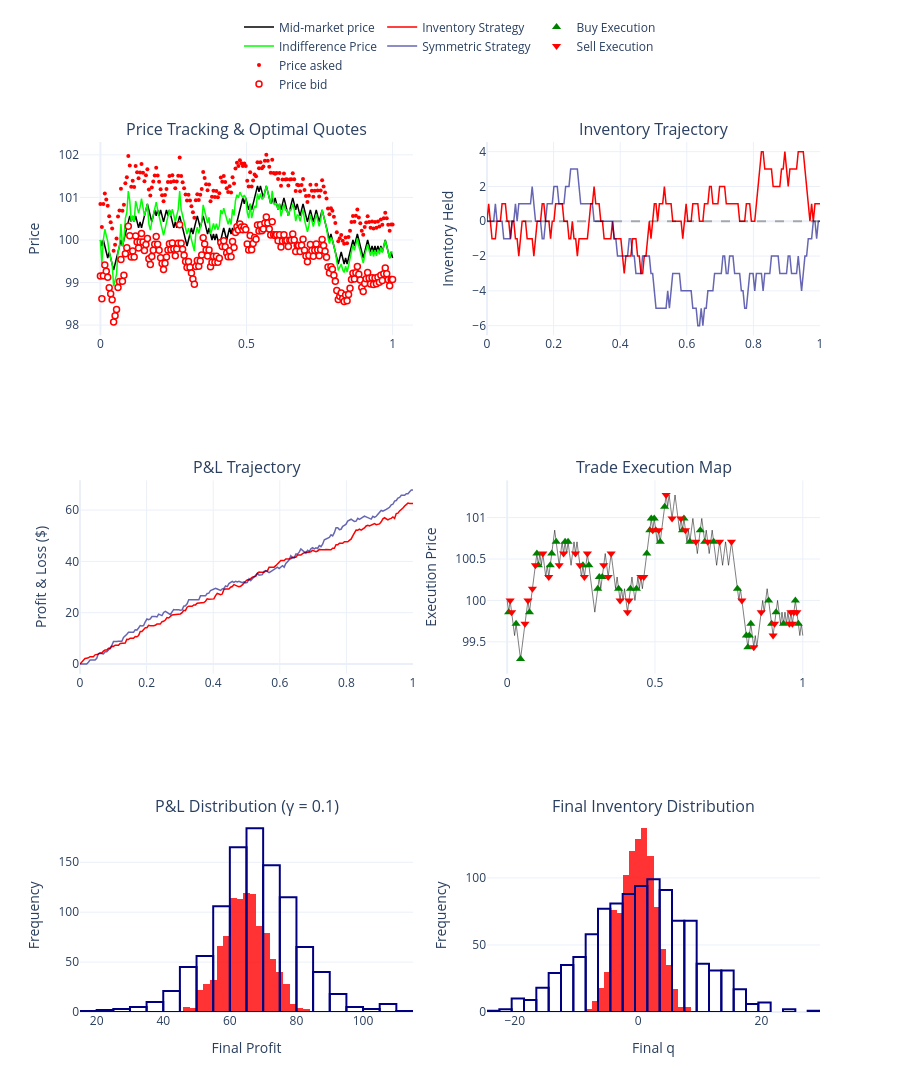

This figure's notebook cell:
### Markdown cell above
## Part 2: Running the Monte Carlo & Generating Visualizations
This block runs both strategies 1,000 times, computes the performance metrics required (Profit, Std Dev, Final $q$), and generates the visualizations.

### Code cell
def run_monte_carlo(ask_mult=1.0, bid_mult=1.0, jumps=False, gamma_val=0.1):
    results = {"inventory": {"pnl": [], "final_q": []}, 
               "symmetric": {"pnl": [], "final_q": []}}
    
    sample_paths = {}
    
    for strat in ["inventory", "symmetric"]:
        for i in range(simulations):
            t, S, q, X, PnL, r_t, p_a_t, p_b_t = simulate_market_maker(
                strategy=strat, ask_multiplier=ask_mult, bid_multiplier=bid_mult, jump_diffusion=jumps, gamma=gamma_val
            )
            results[strat]["pnl"].append(PnL[-1])
            results[strat]["final_q"].append(q[-1])
            
            if i == 0:
                sample_paths[strat] = (t, S, q, PnL, r_t, p_a_t, p_b_t)
                
    # Calculate Risk Metrics
    metrics = []
    for strat in ["inventory", "symmetric"]:
        pnl_array = np.array(results[strat]["pnl"])
        q_array = np.array(results[strat]["final_q"])
        
        metrics.append({
            "Strategy": strat.capitalize(),
            "Mean Profit": np.mean(pnl_array),
            "Std Dev (Profit)": np.std(pnl_array),
            "Mean Final q": np.mean(q_array),
            "Std Dev (Final q)": np.std(q_array),
            "Sharpe Ratio": np.mean(pnl_array) / np.std(pnl_array) if np.std(pnl_array) > 0 else 0
        })
        
    df_metrics = pd.DataFrame(metrics)
    
    # Style, format to 3 decimals, and center the HTML table
    styled_df = df_metrics.style.format(precision=3) \
        .set_table_attributes('style="margin-left: auto; margin-right: auto; width: 80%;"') \
        .set_properties(**{'text-align': 'center'}) \
        .hide(axis='index')
    
    display(HTML("<h3 style='text-align: center;'>Performance Metrics</h3>"))
    display(HTML(styled_df.to_html()))
    
    # --- Visualizations (Plotly 6-Panel Layout) ---
    t, S, q, PnL, r_t, p_a_t, p_b_t = sample_paths["inventory"]
    
    fig = make_subplots(
        rows=3, cols=2, 
        subplot_titles=(
            "Price Tracking & Optimal Quotes", 
            "Inventory Trajectory", 
            "P&L Trajectory", 
            "Trade Execution Map", 
            f"P&L Distribution (\u03B3 = {gamma_val})", 
            "Final Inventory Distribution"
        )
    )

    # Clean Hover Templates (Name in Bold, 3 decimal places, no side-box)
    hover_price = '<b>%{data.name}</b><br>Time: %{x:.3f}<br>Price: %{y:.3f}<extra></extra>'
    hover_inv   = '<b>%{data.name}</b><br>Time: %{x:.3f}<br>Inventory: %{y:.3f}<extra></extra>'
    hover_pnl   = '<b>%{data.name}</b><br>Time: %{x:.3f}<br>P&L: $%{y:.3f}<extra></extra>'
    hover_dist  = '<b>%{data.name}</b><br>P&L: %{x:.3f}<br>Count: %{y}<extra></extra>'
    hover_distq = '<b>%{data.name}</b><br>Final Q: %{x:.3f}<br>Count: %{y}<extra></extra>'

    # 1. Price Tracking (Row 1, Col 1)
    fig.add_trace(go.Scatter(x=t, y=S, mode='lines', name='Mid-market price', line=dict(color='black', width=1.5), hovertemplate=hover_price, legendgroup="price"), row=1, col=1)
    fig.add_trace(go.Scatter(x=t, y=r_t, mode='lines', name='Indifference Price', line=dict(color='lime', width=1.5), hovertemplate=hover_price, legendgroup="price"), row=1, col=1)
    fig.add_trace(go.Scatter(x=t, y=p_a_t, mode='markers', name='Price asked', marker=dict(color='red', size=4), hovertemplate=hover_price, legendgroup="price"), row=1, col=1)
    fig.add_trace(go.Scatter(x=t, y=p_b_t, mode='markers', name='Price bid', marker=dict(color='white', line=dict(color='red', width=1.5), size=6), hovertemplate=hover_price, legendgroup="price"), row=1, col=1)

    # 2. Inventory Trajectory (Row 1, Col 2)
    fig.add_trace(go.Scatter(x=t, y=q, mode='lines', name='Inventory Strategy', line=dict(color='red', width=1.5), hovertemplate=hover_inv, legendgroup="inv"), row=1, col=2)
    fig.add_trace(go.Scatter(x=t, y=sample_paths["symmetric"][2], mode='lines', name='Symmetric Strategy', line=dict(color='navy', width=1.5), opacity=0.6, hovertemplate=hover_inv, legendgroup="inv"), row=1, col=2)
    fig.add_hline(y=0, line_dash="dash", line_color="black", opacity=0.3, row=1, col=2)

    # 3. P&L Trajectory (Row 2, Col 1)
    fig.add_trace(go.Scatter(x=t, y=PnL, mode='lines', name='Inventory Strategy P&L', line=dict(color='red', width=1.5), hovertemplate=hover_pnl, legendgroup="pnl", showlegend=False), row=2, col=1)
    fig.add_trace(go.Scatter(x=t, y=sample_paths["symmetric"][3], mode='lines', name='Symmetric Strategy P&L', line=dict(color='navy', width=1.5), opacity=0.6, hovertemplate=hover_pnl, legendgroup="pnl", showlegend=False), row=2, col=1)

    # 4. Trade Execution Map (Row 2, Col 2)
    buy_idx = np.where(np.diff(q) > 0)[0] + 1
    sell_idx = np.where(np.diff(q) < 0)[0] + 1
    
    fig.add_trace(go.Scatter(x=t, y=S, mode='lines', name='Mid-Price', line=dict(color='black', width=1.0), opacity=0.5, hovertemplate=hover_price, legendgroup="exec", showlegend=False), row=2, col=2)
    fig.add_trace(go.Scatter(x=t[buy_idx], y=S[buy_idx], mode='markers', name='Buy Execution', marker=dict(symbol='triangle-up', color='green', size=8), hovertemplate=hover_price, legendgroup="exec"), row=2, col=2)
    fig.add_trace(go.Scatter(x=t[sell_idx], y=S[sell_idx], mode='markers', name='Sell Execution', marker=dict(symbol='triangle-down', color='red', size=8), hovertemplate=hover_price, legendgroup="exec"), row=2, col=2)

    # 5. P&L Histogram (Row 3, Col 1)
    fig.add_trace(go.Histogram(x=results["inventory"]["pnl"], nbinsx=30, name='Inventory Strategy', marker_color='red', opacity=0.8, hovertemplate=hover_dist, legendgroup="dist", showlegend=False), row=3, col=1)
    fig.add_trace(go.Histogram(x=results["symmetric"]["pnl"], nbinsx=30, name='Symmetric Strategy', marker=dict(color='rgba(0,0,0,0)', line=dict(color='navy', width=2)), hovertemplate=hover_dist, legendgroup="dist", showlegend=False), row=3, col=1)

    # 6. Final Inventory Histogram (Row 3, Col 2)
    fig.add_trace(go.Histogram(x=results["inventory"]["final_q"], nbinsx=30, name='Inventory Strategy', marker_color='red', opacity=0.8, hovertemplate=hover_distq, legendgroup="dist_q", showlegend=False), row=3, col=2)
    fig.add_trace(go.Histogram(x=results["symmetric"]["final_q"], nbinsx=30, name='Symmetric Strategy', marker=dict(color='rgba(0,0,0,0)', line=dict(color='navy', width=2)), hovertemplate=hover_distq, legendgroup="dist_q", showlegend=False), row=3, col=2)

    # Update global layout
    fig.update_layout(
        height=1200, 
        autosize=True,
        template="plotly_white",
        barmode='overlay', 
        hovermode="closest",
        legend=dict(
            orientation="h",
            yanchor="bottom",
            y=1.05,
            xanchor="center",
            x=0.5
        )
    )

    # Add axis titles
    fig.update_yaxes(title_text="Price", row=1, col=1)
    fig.update_yaxes(title_text="Inventory Held", row=1, col=2)
    fig.update_yaxes(title_text="Profit & Loss ($)", row=2, col=1)
    fig.update_yaxes(title_text="Execution Price", row=2, col=2)
    fig.update_xaxes(title_text="Final Profit", row=3, col=1)
    fig.update_yaxes(title_text="Frequency", row=3, col=1)
    fig.update_xaxes(title_text="Final q", row=3, col=2)
    fig.update_yaxes(title_text="Frequency", row=3, col=2)

    fig.show()

# Execute the plot
run_monte_carlo(gamma_val=0.1)

### Figure 1 — Plotly figure (JSON) as saved in the notebook; plotly's stock layout.template omitted (floating-point values rounded to 4 significant figures; data arrays with more than 128 entries replaced by an {"elided": "..."} marker saying what was removed)
{"data": [{"hovertemplate": "<b>%{data.name}</b><br>Time: %{x:.3f}<br>Price: %{y:.3f}<extra></extra>", "legendgroup": "price", "line": {"color": "black", "width": 1.5}, "mode": "lines", "name": "Mid-market price", "type": "scatter", "x": {"elided": "200 float values"}, "xaxis": "x", "y": {"elided": "200 float values"}, "yaxis": "y"}, {"hovertemplate": "<b>%{data.name}</b><br>Time: %{x:.3f}<br>Price: %{y:.3f}<extra></extra>", "legendgroup": "price", "line": {"color": "lime", "width": 1.5}, "mode": "lines", "name": "Indifference Price", "type": "scatter", "x": {"elided": "200 float values"}, "xaxis": "x", "y": {"elided": "200 float values"}, "yaxis": "y"}, {"hovertemplate": "<b>%{data.name}</b><br>Time: %{x:.3f}<br>Price: %{y:.3f}<extra></extra>", "legendgroup": "price", "marker": {"color": "red", "size": 4}, "mode": "markers", "name": "Price asked", "type": "scatter", "x": {"elided": "200 float values"}, "xaxis": "x", "y": {"elided": "200 float values"}, "yaxis": "y"}, {"hovertemplate": "<b>%{data.name}</b><br>Time: %{x:.3f}<br>Price: %{y:.3f}<extra></extra>", "legendgroup": "price", "marker": {"color": "white", "line": {"color": "red", "width": 1.5}, "size": 6}, "mode": "markers", "name": "Price bid", "type": "scatter", "x": {"elided": "200 float values"}, "xaxis": "x", "y": {"elided": "200 float values"}, "yaxis": "y"}, {"hovertemplate": "<b>%{data.name}</b><br>Time: %{x:.3f}<br>Inventory: %{y:.3f}<extra></extra>", "legendgroup": "inv", "line": {"color": "red", "width": 1.5}, "mode": "lines", "name": "Inventory Strategy", "type": "scatter", "x": {"elided": "200 float values"}, "xaxis": "x2", "y": {"elided": "200 float values"}, "yaxis": "y2"}, {"hovertemplate": "<b>%{data.name}</b><br>Time: %{x:.3f}<br>Inventory: %{y:.3f}<extra></extra>", "legendgroup": "inv", "line": {"color": "navy", "width": 1.5}, "mode": "lines", "name": "Symmetric Strategy", "opacity": 0.6, "type": "scatter", "x": {"elided": "200 float values"}, "xaxis": "x2", "y": {"elided": "200 float values"}, "yaxis": "y2"}, {"hovertemplate": "<b>%{data.name}</b><br>Time: %{x:.3f}<br>P&L: $%{y:.3f}<extra></extra>", "legendgroup": "pnl", "line": {"color": "red", "width": 1.5}, "mode": "lines", "name": "Inventory Strategy P&L", "showlegend": false, "type": "scatter", "x": {"elided": "200 float values"}, "xaxis": "x3", "y": {"elided": "200 float values"}, "yaxis": "y3"}, {"hovertemplate": "<b>%{data.name}</b><br>Time: %{x:.3f}<br>P&L: $%{y:.3f}<extra></extra>", "legendgroup": "pnl", "line": {"color": "navy", "width": 1.5}, "mode": "lines", "name": "Symmetric Strategy P&L", "opacity": 0.6, "showlegend": false, "type": "scatter", "x": {"elided": "200 float values"}, "xaxis": "x3", "y": {"elided": "200 float values"}, "yaxis": "y3"}, {"hovertemplate": "<b>%{data.name}</b><br>Time: %{x:.3f}<br>Price: %{y:.3f}<extra></extra>", "legendgroup": "exec", "line": {"color": "black", "width": 1}, "mode": "lines", "name": "Mid-Price", "opacity": 0.5, "showlegend": false, "type": "scatter", "x": {"elided": "200 float values"}, "xaxis": "x4", "y": {"elided": "200 float values"}, "yaxis": "y4"}, {"hovertemplate": "<b>%{data.name}</b><br>Time: %{x:.3f}<br>Price: %{y:.3f}<extra></extra>", "legendgroup": "exec", "marker": {"color": "green", "size": 8, "symbol": "triangle-up"}, "mode": "markers", "name": "Buy Execution", "type": "scatter", "x": [0.005025, 0.03015, 0.04523, 0.07538, 0.1005, 0.1055, 0.1457, 0.1508, 0.1658, 0.196, 0.206, 0.2563, 0.2764, 0.3065, 0.3116, 0.3216, 0.3769, 0.4171, 0.4372, 0.4724, 0.4824, 0.4874, 0.4975, 0.5025, 0.5176, 0.5327, 0.593, 0.598, 0.6181, 0.6533, 0.6683, 0.6985, 0.7789, 0.809, 0.8141, 0.8191, 0.8241, 0.8844, 0.8945, 0.9095, 0.9347, 0.9749, 0.9849], "xaxis": "x4", "y": [99.86, 99.72, 99.29, 99.86, 100.6, 100.4, 100.4, 100.6, 100.7, 100.7, 100.7, 100.4, 100.4, 100.1, 100.3, 100.3, 100.1, 100.1, 100.1, 100.6, 100.8, 101.0, 101.0, 100.8, 100.7, 101.1, 100.8, 101.0, 100.7, 100.8, 100.7, 100.7, 100.1, 99.58, 99.43, 99.58, 99.72, 100.0, 99.72, 99.86, 99.72, 100.0, 99.72], "yaxis": "y4"}, {"hovertemplate": "<b>%{data.name}</b><br>Time: %{x:.3f}<br>Price: %{y:.3f}<extra></extra>", "legendgroup": "exec", "marker": {"color": "red", "size": 8, "symbol": "triangle-down"}, "mode": "markers", "name": "Sell Execution", "type": "scatter", "x": [0.01005, 0.01508, 0.0603, 0.07035, 0.08543, 0.09548, 0.1206, 0.1407, 0.1759, 0.191, 0.2312, 0.2462, 0.2613, 0.2714, 0.3266, 0.3417, 0.3518, 0.3819, 0.407, 0.4121, 0.4523, 0.4623, 0.4925, 0.5126, 0.5377, 0.5578, 0.5879, 0.603, 0.6382, 0.6784, 0.7186, 0.7588, 0.794, 0.8342, 0.8593, 0.8995, 0.9045, 0.9548, 0.9598, 0.9648, 0.9698, 0.9799], "xaxis": "x4", "y": [100.0, 99.86, 99.72, 100.0, 100.1, 100.4, 100.6, 100.3, 100.4, 100.6, 100.6, 100.4, 100.3, 100.6, 100.4, 100.3, 100.6, 100.0, 99.86, 100.0, 100.3, 100.3, 100.8, 100.8, 101.3, 101.0, 101.0, 100.8, 100.7, 100.7, 100.7, 100.7, 100.0, 99.43, 99.86, 99.58, 99.72, 99.72, 99.86, 99.72, 99.86, 99.86], "yaxis": "y4"}, {"hovertemplate": "<b>%{data.name}</b><br>P&L: %{x:.3f}<br>Count: %{y}<extra></extra>", "legendgroup": "dist", "marker": {"color": "red"}, "name": "Inventory Strategy", "nbinsx": 30, "opacity": 0.8, "showlegend": false, "type": "histogram", "x": {"elided": "1000 float values"}, "xaxis": "x5", "yaxis": "y5"}, {"hovertemplate": "<b>%{data.name}</b><br>P&L: %{x:.3f}<br>Count: %{y}<extra></extra>", "legendgroup": "dist", "marker": {"color": "rgba(0,0,0,0)", "line": {"color": "navy", "width": 2}}, "name": "Symmetric Strategy", "nbinsx": 30, "showlegend": false, "type": "histogram", "x": {"elided": "1000 float values"}, "xaxis": "x5", "yaxis": "y5"}, {"hovertemplate": "<b>%{data.name}</b><br>Final Q: %{x:.3f}<br>Count: %{y}<extra></extra>", "legendgroup": "dist_q", "marker": {"color": "red"}, "name": "Inventory Strategy", "nbinsx": 30, "opacity": 0.8, "showlegend": false, "type": "histogram", "x": {"elided": "1000 int values"}, "xaxis": "x6", "yaxis": "y6"}, {"hovertemplate": "<b>%{data.name}</b><br>Final Q: %{x:.3f}<br>Count: %{y}<extra></extra>", "legendgroup": "dist_q", "marker": {"color": "rgba(0,0,0,0)", "line": {"color": "navy", "width": 2}}, "name": "Symmetric Strategy", "nbinsx": 30, "showlegend": false, "type": "histogram", "x": {"elided": "1000 int values"}, "xaxis": "x6", "yaxis": "y6"}], "layout": {"annotations": [{"font": {"size": 16}, "showarrow": false, "text": "Price Tracking & Optimal Quotes", "x": 0.225, "xanchor": "center", "xref": "paper", "y": 1, "yanchor": "bottom", "yref": "paper"}, {"font": {"size": 16}, "showarrow": false, "text": "Inventory Trajectory", "x": 0.775, "xanchor": "center", "xref": "paper", "y": 1, "yanchor": "bottom", "yref": "paper"}, {"font": {"size": 16}, "showarrow": false, "text": "P&L Trajectory", "x": 0.225, "xanchor": "center", "xref": "paper", "y": 0.6111, "yanchor": "bottom", "yref": "paper"}, {"font": {"size": 16}, "showarrow": false, "text": "Trade Execution Map", "x": 0.775, "xanchor": "center", "xref": "paper", "y": 0.6111, "yanchor": "bottom", "yref": "paper"}, {"font": {"size": 16}, "showarrow": false, "text": "P&L Distribution (γ = 0.1)", "x": 0.225, "xanchor": "center", "xref": "paper", "y": 0.2222, "yanchor": "bottom", "yref": "paper"}, {"font": {"size": 16}, "showarrow": false, "text": "Final Inventory Distribution", "x": 0.775, "xanchor": "center", "xref": "paper", "y": 0.2222, "yanchor": "bottom", "yref": "paper"}], "autosize": true, "barmode": "overlay", "height": 1200, "hovermode": "closest", "legend": {"orientation": "h", "x": 0.5, "xanchor": "center", "y": 1.05, "yanchor": "bottom"}, "shapes": [{"line": {"color": "black", "dash": "dash"}, "opacity": 0.3, "type": "line", "x0": 0, "x1": 1, "xref": "x2 domain", "y0": 0, "y1": 0, "yref": "y2"}], "xaxis": {"anchor": "y", "domain": [0, 0.45]}, "xaxis2": {"anchor": "y2", "domain": [0.55, 1]}, "xaxis3": {"anchor": "y3", "domain": [0, 0.45]}, "xaxis4": {"anchor": "y4", "domain": [0.55, 1]}, "xaxis5": {"anchor": "y5", "domain": [0, 0.45], "title": {"text": "Final Profit"}}, "xaxis6": {"anchor": "y6", "domain": [0.55, 1], "title": {"text": "Final q"}}, "yaxis": {"anchor": "x", "domain": [0.7778, 1], "title": {"text": "Price"}}, "yaxis2": {"anchor": "x2", "domain": [0.7778, 1], "title": {"text": "Inventory Held"}}, "yaxis3": {"anchor": "x3", "domain": [0.3889, 0.6111], "title": {"text": "Profit & Loss ($)"}}, "yaxis4": {"anchor": "x4", "domain": [0.3889, 0.6111], "title": {"text": "Execution Price"}}, "yaxis5": {"anchor": "x5", "domain": [0, 0.2222], "title": {"text": "Frequency"}}, "yaxis6": {"anchor": "x6", "domain": [0, 0.2222], "title": {"text": "Frequency"}}}}
